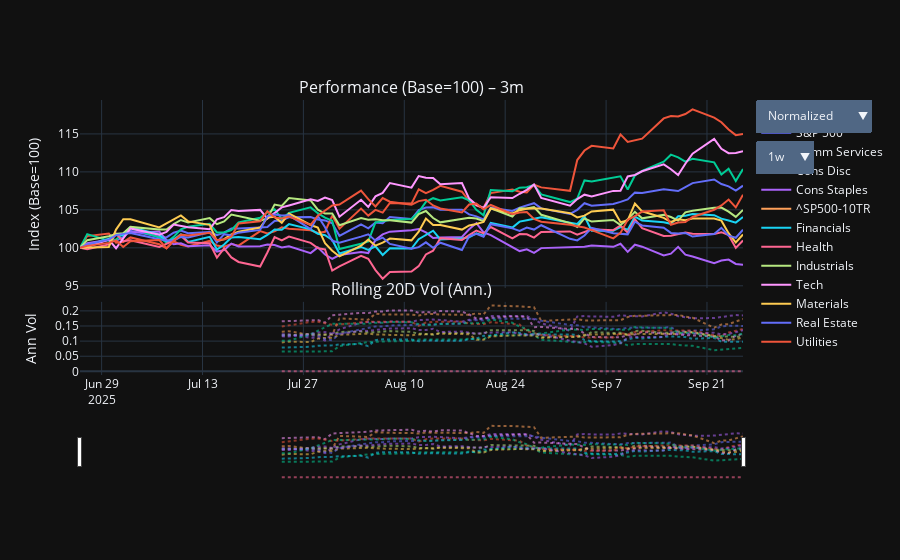

Notebook code cell kept with this figure:
### Code cell
# 7-11. Plot with Precomputed Window Rebasing (1w / 1m / 3m)
import plotly.io as pio
from dateutil.relativedelta import relativedelta

# Precompute window slices & rebased datasets
last_date = prices.index.max()
if pd.isna(last_date):
    raise ValueError('No last_date found in prices index')

WINDOW_SPECS = {
    '1w': last_date - timedelta(days=7),
    '1m': last_date - relativedelta(months=1),
    '3m': last_date - relativedelta(months=3),
}

# Ensure start boundaries not before available data
first_date = prices.index.min()
rebased_sets = {}
rebased_vol = {}
for label, start_bound in WINDOW_SPECS.items():
    start_bound = max(first_date, start_bound)
    window_prices = prices.loc[start_bound:last_date]
    base = window_prices.iloc[0]
    rb_norm = window_prices / base * 100
    rb_returns = window_prices.pct_change().fillna(0)
    rb_cum = (1 + rb_returns).cumprod() - 1
    rb_vol = rb_returns.rolling(20).std() * np.sqrt(252)
    rebased_sets[label] = {
        'price': window_prices,
        'normalized': rb_norm,
        'cumulative': rb_cum,
    }
    rebased_vol[label] = rb_vol

DEFAULT_WINDOW = '3m'

# Figure builder using a selected window dataset
def make_window_figure(window_key: str):
    data = rebased_sets[window_key]
    vol = rebased_vol[window_key]
    norm = data['normalized']
    fig_local = make_subplots(rows=2, cols=1, shared_xaxes=True, row_heights=[0.72,0.28], vertical_spacing=0.05,
                              subplot_titles=(f"Performance (Base=100) – {window_key}", "Rolling 20D Vol (Ann.)"))
    for col in norm.columns:
        fig_local.add_trace(go.Scatter(x=norm.index, y=norm[col], name=NAME_MAP.get(col,col), mode='lines'), row=1, col=1)
    for col in vol.columns:
        fig_local.add_trace(go.Scatter(x=vol.index, y=vol[col], name=f"Vol {NAME_MAP.get(col,col)}", mode='lines', line=dict(dash='dot'), opacity=0.55, showlegend=False), row=2, col=1)

    # Linear axes enforcement
    fig_local.update_yaxes(type='linear', title_text='Index (Base=100)', row=1, col=1)
    fig_local.update_yaxes(type='linear', title_text='Ann Vol', row=2, col=1)

    # We remove range buttons; keep simple slider
    fig_local.update_xaxes(rangeslider=dict(visible=True), row=2, col=1)

    dropdown_buttons = [
        dict(label='Normalized', method='update', args=[{'y': [data['normalized'][c] if i < len(data['normalized'].columns) else vol[c.replace('Vol ','')] if c.startswith('Vol') else [] for i,c in enumerate([*norm.columns, *[f'Vol {v}' for v in vol.columns]])]}, {'yaxis': {'title':'Index (Base=100)', 'type':'linear'}}]),
        dict(label='Price', method='update', args=[{'y': [data['price'][c] if i < len(data['price'].columns) else vol[c.replace('Vol ','')] if c.startswith('Vol') else [] for i,c in enumerate([*norm.columns, *[f'Vol {v}' for v in vol.columns]])]}, {'yaxis': {'title':'Price', 'type':'linear'}}]),
        dict(label='Cumulative %', method='update', args=[{'y': [(data['cumulative'][c]*100) if i < len(data['cumulative'].columns) else vol[c.replace('Vol ','')] if c.startswith('Vol') else [] for i,c in enumerate([*norm.columns, *[f'Vol {v}' for v in vol.columns]])]}, {'yaxis': {'title':'Cumulative %', 'type':'linear'}}]),
    ]

    fig_local.update_layout(
        updatemenus=[
            dict(type='dropdown', x=1.02, y=1.0, xanchor='left', buttons=dropdown_buttons, showactive=True),
            dict(type='dropdown', x=1.02, y=0.85, xanchor='left', showactive=True,
                 buttons=[
                     dict(label='1w', method='update', args=[{'x': [rebased_sets['1w']['normalized'].index for _ in norm.columns + list(vol.columns)],
                                                              'y': [rebased_sets['1w']['normalized'][c] if i < len(rebased_sets['1w']['normalized'].columns) else rebased_vol['1w'][c.replace('Vol ','')] if c.startswith('Vol') else []
                                                                     for i,c in enumerate([*norm.columns, *[f'Vol {v}' for v in vol.columns]])]},
                                                             {'title': 'Performance (Base=100) – 1w', 'yaxis': {'type':'linear'}}]),
                     dict(label='1m', method='update', args=[{'x': [rebased_sets['1m']['normalized'].index for _ in norm.columns + list(vol.columns)],
                                                              'y': [rebased_sets['1m']['normalized'][c] if i < len(rebased_sets['1m']['normalized'].columns) else rebased_vol['1m'][c.replace('Vol ','')] if c.startswith('Vol') else []
                                                                     for i,c in enumerate([*norm.columns, *[f'Vol {v}' for v in vol.columns]])]},
                                                             {'title': 'Performance (Base=100) – 1m', 'yaxis': {'type':'linear'}}]),
                     dict(label='3m', method='update', args=[{'x': [rebased_sets['3m']['normalized'].index for _ in norm.columns + list(vol.columns)],
                                                              'y': [rebased_sets['3m']['normalized'][c] if i < len(rebased_sets['3m']['normalized'].columns) else rebased_vol['3m'][c.replace('Vol ','')] if c.startswith('Vol') else []
                                                                     for i,c in enumerate([*norm.columns, *[f'Vol {v}' for v in vol.columns]])]},
                                                             {'title': 'Performance (Base=100) – 3m', 'yaxis': {'type':'linear'}}]),
                 ])
        ],
        template='plotly_dark', hovermode='x unified', legend=dict(title='Index / Sector')
    )

    return fig_local

fig = make_window_figure(DEFAULT_WINDOW)
fig.show()
